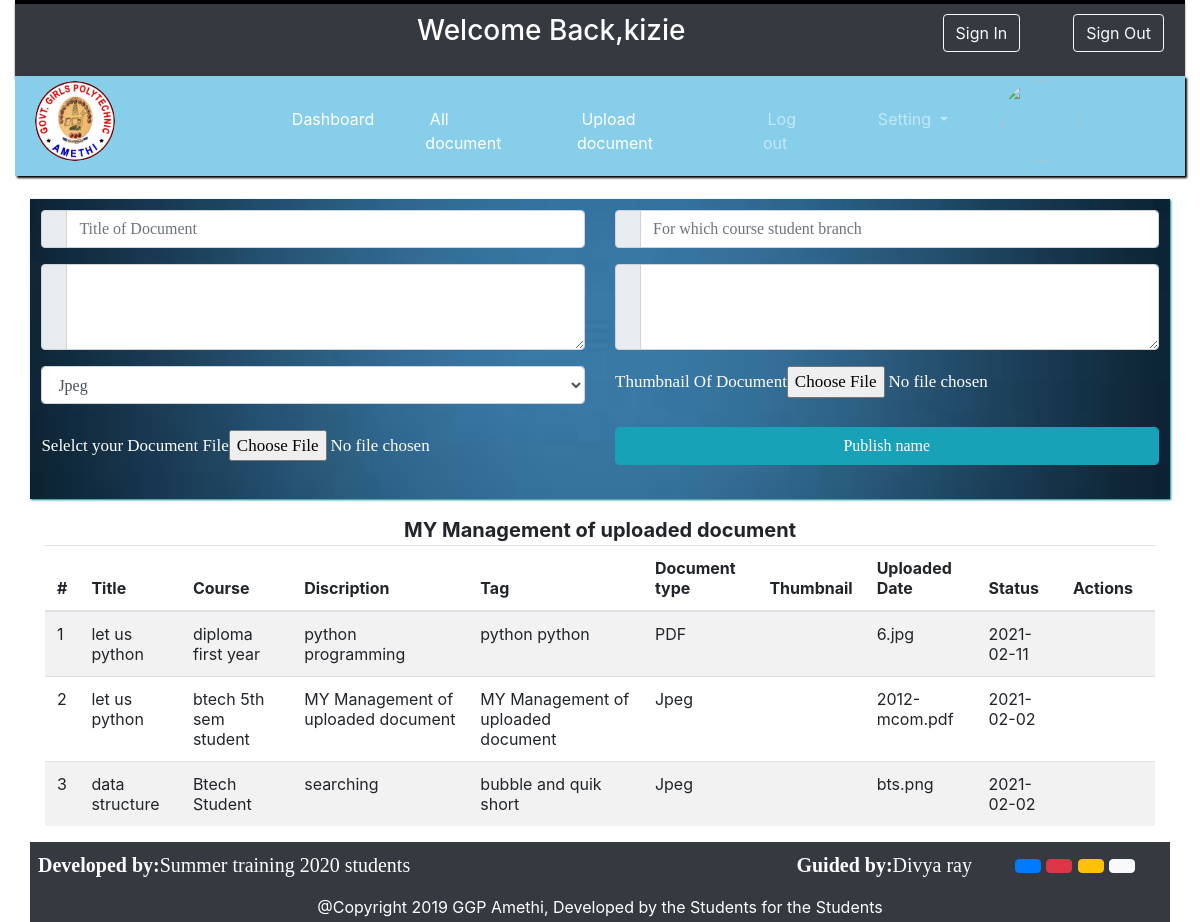
Screenshot of /uploaddocument.php (signed in) with the database file from the repository.
### tables this page shows
CREATE TABLE IF NOT EXISTS `studydocument` (
  `id` int(11) NOT NULL AUTO_INCREMENT,
  `title` varchar(200) DEFAULT NULL,
  `course` varchar(50) DEFAULT NULL,
  `description` text DEFAULT NULL,
  `tag` text DEFAULT NULL,
  `doctype` varchar(50) DEFAULT NULL,
  `thumbnail` varchar(300) DEFAULT NULL,
  `documentname` varchar(300) DEFAULT NULL,
  `date` varchar(50) DEFAULT NULL,
  `status` varchar(50) DEFAULT NULL,
  `userid` varchar(200) DEFAULT NULL,
  PRIMARY KEY (`id`)
);

### uploaddocument.php (the view, shortened to what this page needs)
<html>
<head>
<link href="css/bootstrap.css" rel="stylesheet" text="type/css"/>
<link href="css/font.css" rel="stylesheet"/></head>
<body>
<div class="container-fluid">
<?php include('userheader.php');?>
<div class="container-fluid" style="min-height:500px;">
<form action="" method="Post" enctype="multipart/form-data">
<div class="row">
<div class="col-sm-12" style="margin-top:2%;padding:1%;min-height:300px;font-size:15px;font-family:Times New Roman;background
:url('backgr.jfif');box-shadow:1px 1px 2px teal;background-size:cover;">
<div class="row">
<div class="col-sm-6">
<div class="input-group mb-3">
  <div class="input-group-prepend">
    <span class="input-group-text" id="basic-addon1"><i class="fa fa-pencil"></i></span>
  </div>
  <input type="text" class="form-control" name="title"
  placeholder="Title of Document" aria-label="Username" aria-describedby="basic-addon1">
</div>
</div>
<div class="col-sm-6">
<div class="input-group mb-3">
  <div class="input-group-prepend">
    <span class="input-group-text" id="basic-addon1"><i class="fa fa-book"></i></span>
  </div>
  <input type="text" class="form-control" name="course"
  placeholder="For which course student branch" aria-label="Username" aria-describedby="basic-addon1">
</div>
</div>
<div class="col-sm-6">
<div class="input-group mb-3">
  <div class="input-group-prepend">
    <span class="input-group-text" id="basic-addon1"><i class="fa fa-pencil"></i></span>
  </div>
  <textarea class="form-control" placeholder="Description/Definiton about the title object" rows="3" name="description" aria-label="Username"
  aria-describedby="basic-addon1">
  </textarea>
</div>
</div>
<div class="col-sm-6">
<div class="input-group mb-3">
  <div class="input-group-prepend">
    <span class="input-group-text" id="basic-addon1"><i class="fa fa-pencil"></i></span>
  </div>
  <textarea class="form-control" placeholder="tag for searching" rows="3" name="tag"
  aria-label="Username" aria-describedby="basic-addon1">
  </textarea>
</div>
</div>
<div class="col-sm-6">
<select class="form-control" name="doctype">
<option>Jpeg</option>
</select>
</div>
<div class="col-sm-6" style="font-size:17px;color:white;">
Thumbnail Of Document<input type="file" name="thumbnail"/>
</div>
<div class="col-sm-6" style="font-size:17px;color:white;"></br>
Selelct your Document File<input type="file" name="document"/>
</div>
<div class="col-sm-6"></br>
<input type="submit" name="sub" class="form-control btn btn-info" value="Publish name"/>
</div>
</div>
</div>
</form>
</div>
<div>
<div class="col-sm-12" style="text-align:center; font-weight:bold; font-size:20px;">MY Management of uploaded document</div>
<table class="table table-striped">
  <thead>
    <tr>
      <th scope="col">#</th>
      <th scope="col">Title</th>
      <th scope="col">Course</th>
      <th scope="col">Discription</th>
      <th scope="col">Tag</th>
      <th scope="col">Document type</th>
      <th scope="col">Thumbnail</th>
      <th scope="col">Uploaded Date</th>
      <th scope="col">Status</th>
      <th scope="col">Actions</th>
    </tr>
  </thead>
  <tbody>
    <?php
    include('connection.php');
	$user=$_SESSION['eid'];
	$query="SELECT * FROM `studydocument` WHERE userid='$user' ORDER BY id DESC";
	$data=mysqli_query($con,$query);
	$i=1;
while($row=mysqli_fetch_array($data)){
		?>
<tr>
<td><?php echo $i;?></td>
<td><?php echo $row[1] ?></td>
<td><?php echo $row[2] ?></td>
<td><?php echo $row[3] ?></td>
<td><?php echo $row[4] ?></td>
<td><?php echo $row[5] ?></td>
<td><a href="ProfilePic/<?php $row[6] ?>"><i class="fa fa-download"></i></a></td>
<td><?php echo $row[7] ?></td>
<td><?php echo $row[8] ?></td>
<td><a href="editdocument.php?id1=<?php echo $row[0] ?>"><i class="fa fa-pencil" style="color:green;font-size:15px;"></i></a>
</td>
</tr>
	<?php
	$i++;
	}
	?>
  </tbody>
</table>
</div>
<?php include('userfooter.php');?>
</body>
</html>

### userheader.php (shortened to what this page needs)
<div class="container-fluid">
<div class="row bg-dark" id="topheader">
<div class="col-sm-2">
</div>
<div class="col-sm-7 h3 text-center"><span style="color:white">Welcome Back,<?php echo $_SESSION['name']?></span></div>
<div class="col-sm-3"><a href="loginform.php" style="text-decoration:white;width:100%;">
<button type="button" class="btn btn-outline-light"> <span style="text-align:right;">Sign In</span></button></a>
<a href="logout.php" style="text-decoration:white;width:100%;">
<button type="button" class="btn btn-outline-light"> Sign Out</button></a>
</div>
</div>
<div class="row" style="background:skyblue;padding:5px;min-height:30px; box-shadow:2px 2px 2px black;">
<div class="col-sm-2"><img src="ggpalogo.png" style="height:80px; width:80px; border-radius:50%;"></div>
<div class="col-sm-8">
<nav class="navbar navbar-expand-lg navbar-dark">
  <div class="collapse navbar-collapse" id="navbarNavDropdown" class="menu">
    <ul class="navbar-nav">
	 <li class="nav-item active">
        <a class="nav-link fa fa-tachometer" href="dashboard.php">&nbsp;Dashboard <span class="sr-only">(current)</span></a>
      </li>
	        <li class="nav-item active">
        <a class="nav-link fa fa-upload" href="alldocument.php">&nbsp;All document</a>
      </li>
      <li class="nav-item active">
        <a class="nav-link fa fa-upload" href="uploaddocument.php">&nbsp;Upload document</a>
      </li>
      <li class="nav-item">
        <a class="nav-link fa fa-sign-out" href="logout">&nbsp;Log out</a>
      </li>
     <li class="nav-item dropdown">
        <a class="nav-link dropdown-toggle fa fa-cog" href="#" id="navbarDropdownMenuLink" role="button" data-toggle="dropdown" aria-haspopup="true" aria-expanded="false">
          &nbsp;Setting
        </a>
      </li>
    </ul>
  </div>
</nav>
</div>
<div class="col-sm-2"><img src="ProfilePic/<?php echo $_SESSION['file']?>"style
="height:80px; width:80px; border-radius:50%;"></div>
</div>

### userfooter.php
<div class="row" style="min-height:50px;">
<div class="col-sm-5 bg-dark p-2"
style="color:white;font-size:20px;text-align:left;font-family:cursive"><b>Developed by:</b>Summer
 training 2020 students</div>
<div class="col-sm-5 bg-dark p-2" style="color:white;font-size:20px;text-align:right;font-family:cursive"><b>Guided by:</b>Divya ray</div>
<div class="col-sm-2 bg-dark p-2" style="color:black;font-size:20px;text-align:center">
<button type="button" class="btn btn-primary fa fa-facebook rounded "></button>
<button type="button" class="btn btn-danger fa fa-Youtube rounded"></button>
<button type="button" class="btn btn-warning fa fa-instagram rounded"></button>
<button type="button" class="btn btn-light fa fa-linkedin rounded"></button>
</div>
</div>
<div class="row bg-dark" id="header2">
<div class="col-sm-12" style="text-decoration:none;color:white;">@Copyright 2019 GGP Amethi,
 Developed by the Students for the Students
</div>
</div>

### uploaddocument.php (style rules this page uses)
#topheader { min-height:60px; backgruond-color:teal; border-top:4px solid black; box-shadow:0px 3px 2px grey; padding-top:10px; }
#header2 { background:black; padding:3px; text-align:center; }
a { margin-left:35px; }
li { margin-top:10px; }

### rows the page displays
studydocument: title "let us python", course "diploma first year", description "python programming", tag "python python", doctype "PDF", documentname "6.jpg", date "2021-02-11"
studydocument: title "let us python", course "btech 5th sem student", description "MY Management of uploaded document", tag "MY Management of uploaded document", doctype "Jpeg", documentname "2012-mcom.pdf", date "2021-02-02"
studydocument: title "data structure", course "Btech Student", description "searching", tag "bubble and quik short", doctype "Jpeg", documentname "bts.png", date "2021-02-02"

### other values shown
$_SESSION['name'] "kizie"
